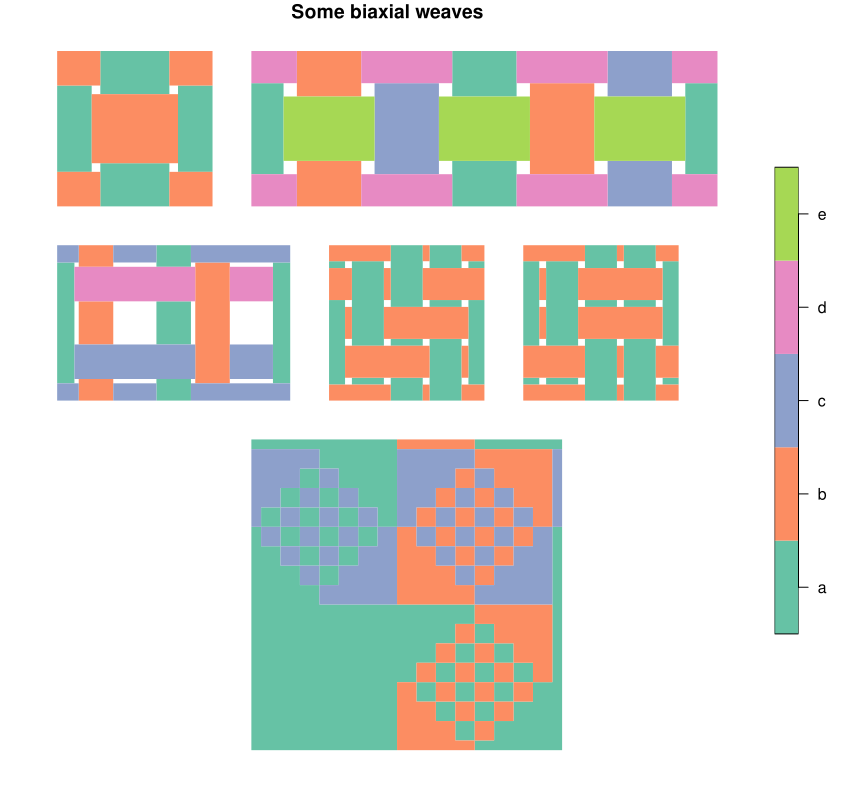

This figure's R source:
bind_rows(
  rect11_unit$primitive,
  rect32_unit$primitive %>% sf_shift(c(750, 0), .),
  rect34_unit$primitive %>% sf_shift(c(0, -750), .),
  twill_unit$primitive %>% sf_shift(c(1050, -750), .), 
  basket_unit$primitive %>% sf_shift(c(1800, -750), .),
  this_unit$primitive %>% sf_transform(wk_affine_scale(2, 2)) %>% sf_shift(c(750, -2100), .),
) %>% plot(border = NA, main = "Some biaxial weaves")
